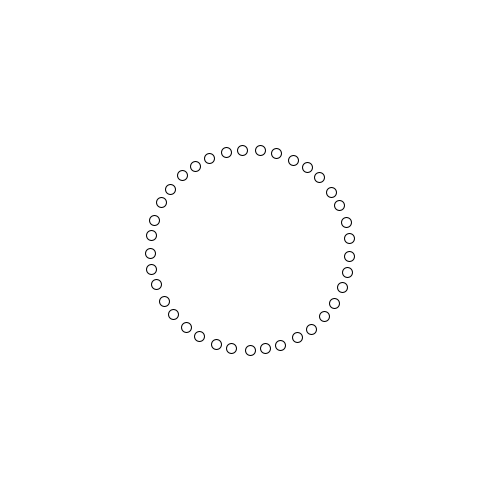
Frame 1 (no input)
Frame 60 (the mouse pressed at the canvas centre just before this capture): identical to frame 1, image omitted
Frame 120 (the mouse held since frame 60 and released just before this capture): identical to frame 1, image omitted

The Processing sketch that drew this single still picture (run headless with seeded random() and noise(); from frame 60 on, the mouse is pressed at the canvas centre):

// Processing sketch: mk1_
// ── mk1_.pde
Ring r1;

void setup() {
  size(500, 500);
  colorMode(HSB, 360, 100, 100, 100);
  r1 = new Ring(100, 36);
}

void draw() {
  background(360);
  r1.run();
  
}

// ── Ring.pde
class Ring {
  float radius;
  float orbNumber;
  float aor;
  Ring(float r, float orbNum) {
    radius = r;
    orbNumber = orbNum;
    aor = 360 /orbNum;
  }

  void run() {
    update();
    render();
  }
  
  void render() {
    pushMatrix();
    translate(width/2, height/2);
    for (int i = 0; i<=orbNumber; i++) {
      float a = i * aor;
      float x = sin(degrees(a))*radius;
      float y = cos(degrees(a))*radius;
      pushMatrix();
      translate(x, y);
      noFill();
      stroke(10, 0, 0, 100);
      ellipse(0, 0, 10, 10);
      popMatrix();
    }
    popMatrix();
  }

  void update() {
  }
}
